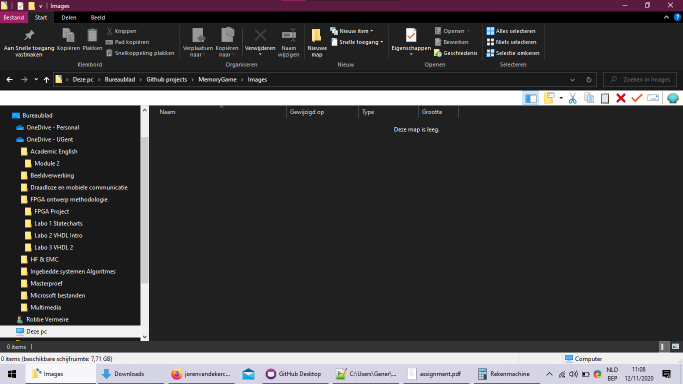
#> input picture Images/Schermafbeelding 2020-11-12 110826.png, 1366 x 768 px (shown at 1/2 size)
$ python -i helper_methods.py   (imports and definitions only)   (older library calls are emulated)
#> lines starting #> are read from the running program, lines starting #| are printed output that depends on the picture; after the words box and inside, x2 and y2 are one past the last pixel; in counts of white or black regions, pixels touching at a corner belong together
#> further down, picture is the input picture: shape (768, 1366, 3); mean B, G, R 62.1, 60.3, 62.6
import cv2
import numpy as np
import imutils
from skimage.measure import compare_ssim

def draw_contours(frame, treshold):
    gray_img = cv2.cvtColor(frame,cv2.COLOR_BGR2GRAY)
    blur_gray_img = cv2.GaussianBlur(gray_img,(5,5),0)
    edged=cv2.Canny(blur_gray_img,treshold[0], treshold[1])
    contours, hierarchy = cv2.findContours(edged,cv2.RETR_EXTERNAL,cv2.CHAIN_APPROX_SIMPLE)
    cv2.drawContours(frame,contours,-1,(160,160,50), 2)

def show_live_feed(frame):
    resized_frame = imutils.resize(frame, width=600)
    gray_img = cv2.cvtColor(resized_frame,cv2.COLOR_BGR2GRAY)
    blur_gray_img = cv2.GaussianBlur(gray_img,(5,5),0)
    edged=cv2.Canny(blur_gray_img, 50,100)
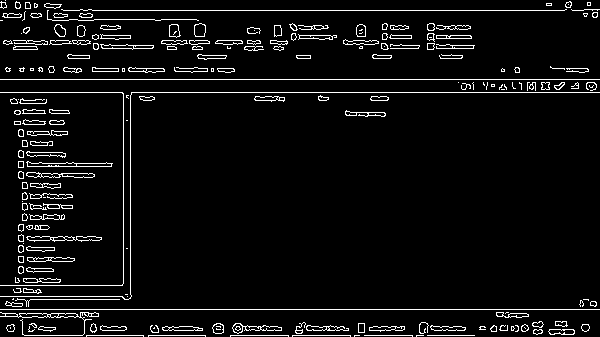
#> edged: shape (337, 600); 5.5% white in thin lines or dots
    draw_contours(resized_frame, (50, 180))
#> in draw_contours, `edged=cv2.Canny(blur_gray_img,treshold[0], treshold[1])`:
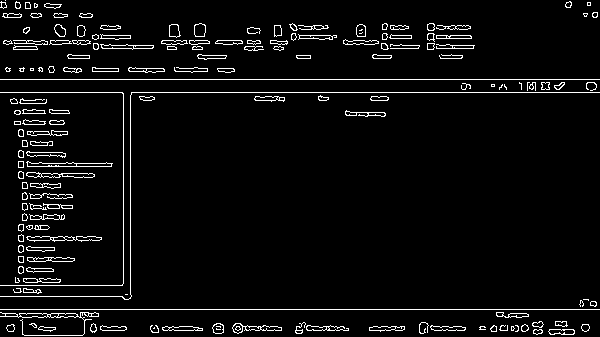
#> edged: shape (337, 600); 4.7% white in thin lines or dots
#> in draw_contours, `contours, hierarchy = cv2.findContours(edged,cv2.RETR_EXTERNAL,cv2.CHA..`: contours = 166 contours, 41 with area under 20; largest, box (x1, y1, x2, y2) and area: (0, 312, 99, 336) 282, (26, 161, 113, 167) 266, (26, 236, 102, 242) 248, (26, 172, 95, 178) 232, (232, 323, 282, 334) 214
#> in draw_contours, `cv2.drawContours(frame,contours,-1,(160,160,50), 2)`:
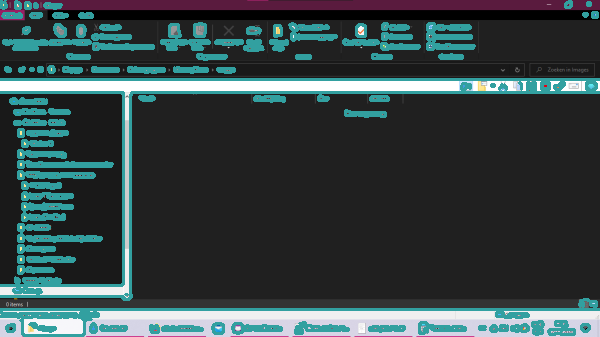
#> frame: shape (337, 600, 3); mean B, G, R 68.7, 67.1, 53.7

    black = [0, 0, 0]
    font = cv2.FONT_HERSHEY_SIMPLEX

    constant = cv2.copyMakeBorder(resized_frame, 5, 5, 5, 5, cv2.BORDER_CONSTANT, value=black)
    gray= np.zeros((50, constant.shape[1], 3), np.uint8)
    gray[:] = (150, 150, 150)
    vcat1 = cv2.vconcat((gray, constant))
    cv2.putText(vcat1,'Video', (30,30), font, 1,(0,0,0), 2, 0)
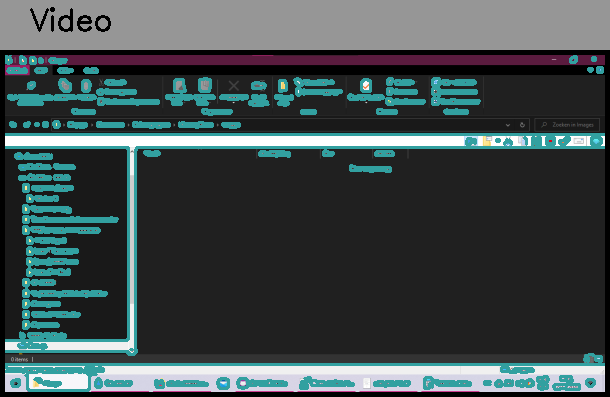
#> vcat1: shape (397, 610, 3); mean B, G, R 75.8, 74.5, 63.3

    constant = cv2.copyMakeBorder(edged, 5, 5, 5, 5, cv2.BORDER_CONSTANT, value=black)
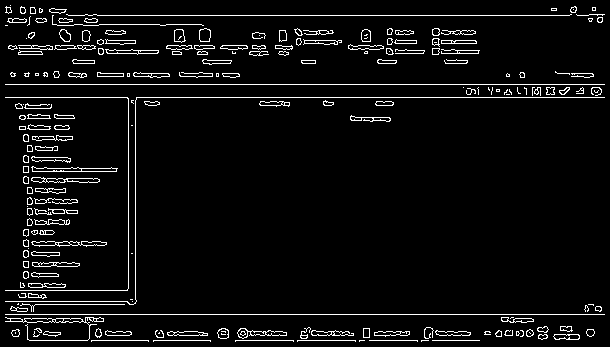
#> constant: shape (347, 610); 5.2% white in thin lines or dots
    gray = np.zeros((50, constant.shape[1]), np.uint8)
    gray[:] = 150
    vcat2 = cv2.vconcat((gray, constant))
    vcat2 = cv2.cvtColor(vcat2, cv2.COLOR_GRAY2BGR)
#> vcat2: shape (397, 610, 3)
    cv2.putText(vcat2,'Edging applied', (30,30), font, 1,(0,0,0), 2, 0)
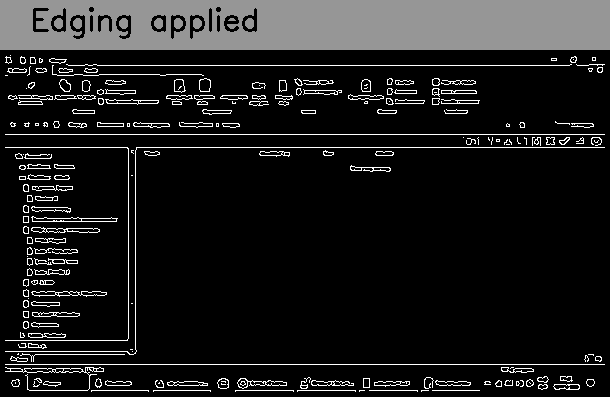
#> vcat2: shape (397, 610, 3); min 0, max 255, mean 29.4

    final_img = cv2.hconcat((vcat1, vcat2))
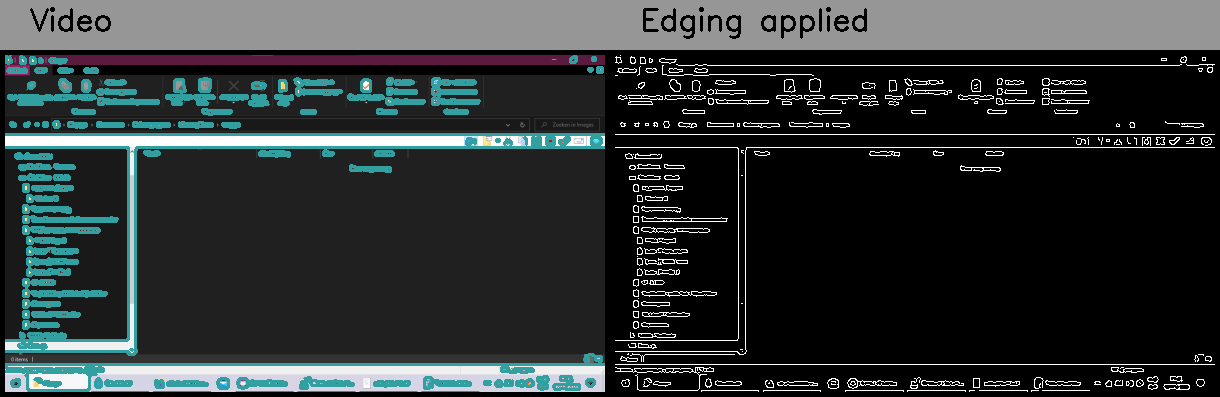
#> final_img: shape (397, 1220, 3); mean B, G, R 52.6, 52, 46.4

    cv2.namedWindow('Final', cv2.WINDOW_NORMAL)
    cv2.imshow('Final', final_img)
    # cv2.resizeWindow('Final', (vcat2.shape[1]//2,final_img.shape[0]//2))

def find_diferences(current, control):
    current_gray = cv2.cvtColor(current, cv2.COLOR_BGR2GRAY)
    control_gray = cv2.cvtColor(control, cv2.COLOR_BGR2GRAY)
    (score, diff) = compare_ssim(control_gray, current_gray, full=True)
    diff = (diff * 255).astype("uint8")
    return score

>>> import cv2
>>> picture = cv2.imread('../Images/Schermafbeelding 2020-11-12 110826.png')
>>> result = show_live_feed(picture)
